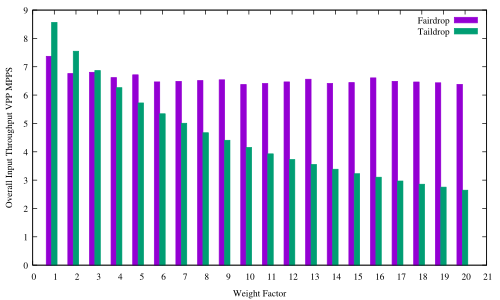

This figure's gnuplot source:
#! xgp flow_pps.dat
# Created the Fri Dec  8 02:30:12 CET 2017 with:
#   ____________________________
#  /                            \
# /        xgp        __________/
# \__________________/.:nonsns:.
#
 
#-------------------------------------
# SHAPES:
# (c)ircle  (t)riangle (i)nv.tri.
#           (d)iamond  (s)quare
# FILLING:
# (f)illed  (o)paque  (e)mpty (default)
#-------------------------------------
   s=4  ; es=s  ; fs=s+1 ; os=s+66
   c=6  ; ec=c  ; fc=c+1 ; oc=os+1
   t=8  ; et=t  ; ft=t+1 ; ot=oc+1
   i=10 ; ei=i  ; fi=i+1 ; oi=ot+1
   d=12 ; ed=d  ; fd=d+1 ; od=oi+1
   p=14 ; ep=p  ; fp=p+1 ; op=od+1
#-------------------------------------
#  e.g.:  
#  empty circles vs filled squares
#  plot "file" u 1:3 w p pt ec, 
#           "" u 1:4 w lp pt fs
#-------------------------------------

#Happy gnuplotting


set out "input_throughput.pdf"
set term pdf font "Times,10"
#set pointsize 1.25

set key top righ
#set ylabel "Per flow rate [pps]"
set xlabel "Weight Factor"
set xtics 1
set boxwidth 0.25
set style fill solid
#set ytics nomirror
#set y2tics
#set yrange [0:5]
#set y2range [0:6000]
set ylabel "Overall Input Throughput VPP MPPS"
#set y2label "Flow Weight"
#set format y "%.t^.10^%T"
#set ytics 200000
#set yran [1e3:]
#min(a,b)=a<b?a:b
#stats 	'flow_pps.dat'	every ::1 using 1 nooutput
#total=int(STATS_sum)
#print("Total Throughput")
#print(total)
#f(x)=total
set yrange [0:9]

plot \
'FAIRDROP_CPU_RESULTS_1/in_out_thf.dat'	u ($0+1-0.25):($2/1000000)   	t 'Fairdrop'  axes x1y1 with boxes ,	\
'NOFAIRDROP_CPU_RESULTS/in_out_nofdthf.dat'  u ($0+1):($2/1000000)	t 'Taildrop'   axes x1y1 with boxes
#'flow_pps.dat'  u ($0+1+0.25):(f($1)/1000000)           t 'Per Flow Throughput'  axes x1y1 with boxes
